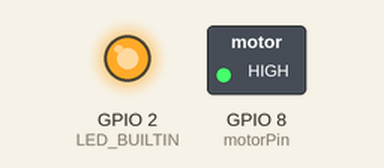
Simulated run of this sketch. Board: ESP32-S3. Parts: switched loads named in the sketch (green lamp = pin HIGH), output pins drawn as LEDs (lit = HIGH).

Above: at 0.1 s.
Timing chart, 0 to 1.6 s (numbered marks = the images above):
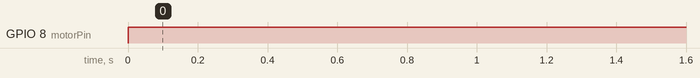

Measured:
- by itself, GPIO 8 (motorPin): LOW → HIGH at 0.00 s

The sketch:

vibromotor.ino
```cpp
#include <analogWrite.h>

/*
  LilyPad Vibe Board: Button Feedback
  Written by: Ho Yun "Bobby" Chan
  @ SparkFun Electronics
  Date: 1/14/2019
  https://www.sparkfun.com/products/11008

  The main code checks for a button press. If there is a button press,
  the Arduino turns on the LilyPad Vibe Board for haptic feedback.
  For a visual cue, the LED will turn on too. If not, the LED and
  motor will remain off.
*/

const int motorPin = 8;     // motor connected to PWM pin 9
const int motorPin2 = 10;     // motor connected to PWM pin 9
const int LED_BUILTIN = 2;

const int button_PIN = 8;

void setup() {

  Serial.begin(9600);
  pinMode(motorPin, OUTPUT);
  pinMode(LED_BUILTIN,OUTPUT);
}

void loop() {
  int i = 500;
  digitalWrite(LED_BUILTIN,HIGH);
  analogWrite(motorPin,255);
//  analogWrite(motorPin,50);
//  Serial.println("1  ");
//  delay(i);
//  digitalWrite(LED_BUILTIN,LOW);
//  analogWrite(motorPin,90);
//  Serial.println("2  ");
//  delay(i);
//  digitalWrite(LED_BUILTIN,HIGH);
//  analogWrite(motorPin,100);
//  Serial.println("3  ");
//  delay(i);
//  digitalWrite(LED_BUILTIN,LOW);
//  analogWrite(motorPin,140);
//  Serial.println("4  ");
//  delay(i);
}
```
